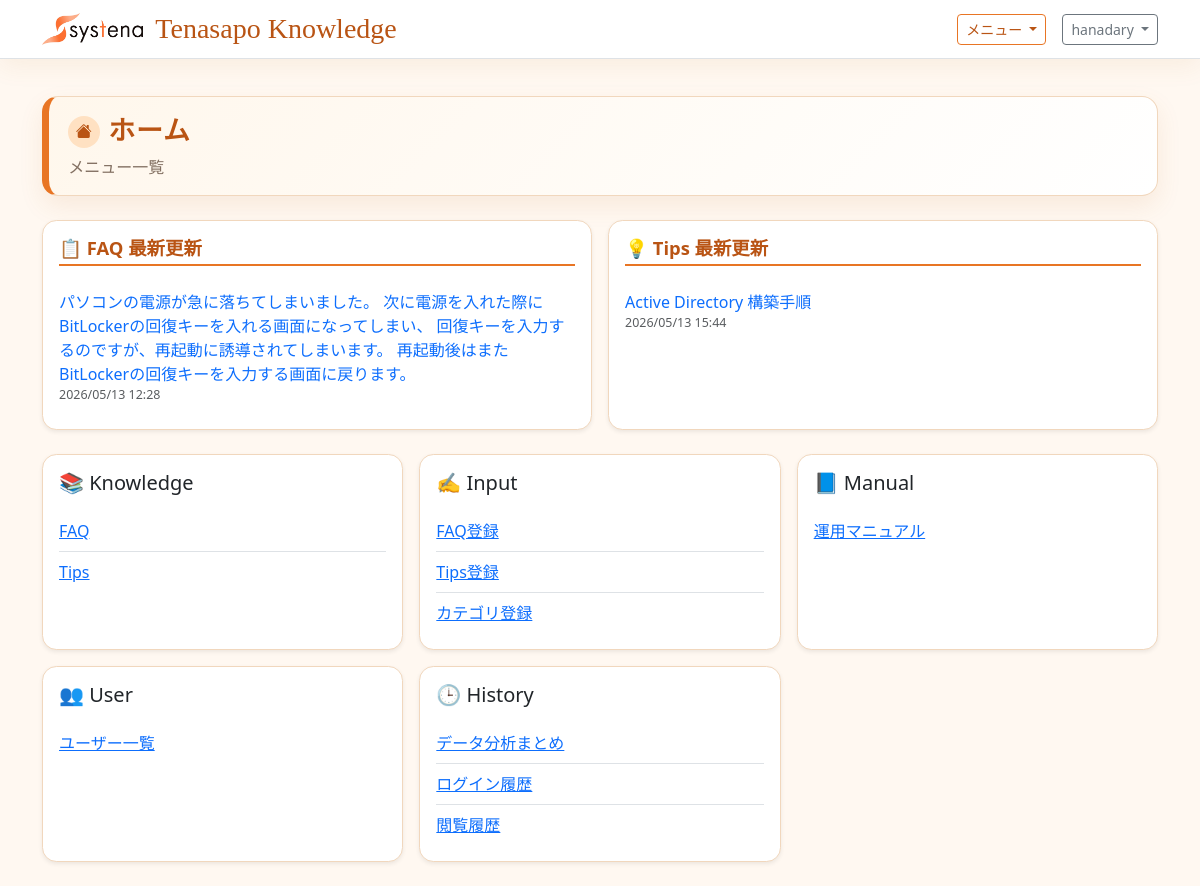
Screenshot of / (signed in) with the database file from the repository.
### tenasapo_knowledge/models.py (models this page shows, shortened)
class KnowledgeArticle(models.Model):
    title = models.CharField('タイトル', max_length=200)
    category = models.CharField('カテゴリ', max_length=120, blank=True)
    customer = models.ForeignKey(
        Customer,
        on_delete=models.SET_NULL,
        null=True,
        blank=True,
        related_name='articles',
        verbose_name='顧客',
    )
    summary = models.TextField('概要', blank=True)
    body = models.TextField('本文')
    is_published = models.BooleanField('公開', default=True)
    is_approved = models.BooleanField('承認済み', default=True)
    visible_to_customer = models.BooleanField('カスタマーユーザー向け表示', default=True)
    visible_to_systena = models.BooleanField('システナユーザー向け表示', default=True)
    answer_view_count = models.PositiveIntegerField('回答表示回数', default=0)
    published_at = models.DateTimeField('公開日時', default=timezone.now)
    source_published_at = models.DateField('ソース公開日', null=True, blank=True)
    expires_on = models.DateField('掲載期限', null=True, blank=True, default=default_expires_on)
    created_by = models.ForeignKey(
        settings.AUTH_USER_MODEL,
        on_delete=models.SET_NULL,
        null=True,
        blank=True,
        related_name='created_knowledge_articles',
        verbose_name='作成者',
    )
    created_by_name = models.CharField('投稿者名', max_length=150, blank=True)
    approved_by = models.ForeignKey(
        settings.AUTH_USER_MODEL,
        on_delete=models.SET_NULL,
        null=True,
        blank=True,
        related_name='approved_knowledge_articles',
        verbose_name='承認者',
    )
    approved_by_name = models.CharField('承認者名', max_length=150, blank=True)
    created_at = models.DateTimeField('作成日時', auto_now_add=True)
    updated_at = models.DateTimeField('更新日時', auto_now=True)
    class Meta:
        verbose_name = 'ナレッジ記事'
        verbose_name_plural = 'ナレッジ記事'
        ordering = ['-published_at', '-created_at']

class TipsArticle(models.Model):
    title = models.CharField('タイトル', max_length=200)
    target_os = models.CharField('対象OS', max_length=120, blank=True)
    category = models.CharField('カテゴリ', max_length=120, blank=True)
    body = models.TextField('内容')
    pdf_file = models.FileField('PDFファイル', upload_to='tips_attachments/%Y/%m/', blank=True)
    is_published = models.BooleanField('公開', default=True)
    is_approved = models.BooleanField('承認済み', default=True)
    visible_to_customer = models.BooleanField('カスタマーユーザー向け表示', default=True)
    visible_to_systena = models.BooleanField('システナユーザー向け表示', default=True)
    published_at = models.DateTimeField('公開日時', default=timezone.now)
    source_published_at = models.DateField('ソース公開日', null=True, blank=True)
    expires_on = models.DateField('掲載期限', null=True, blank=True, default=default_expires_on)
    created_by = models.ForeignKey(
        settings.AUTH_USER_MODEL,
        on_delete=models.SET_NULL,
        null=True,
        blank=True,
        related_name='created_tips_articles',
        verbose_name='作成者',
    )
    created_by_name = models.CharField('投稿者名', max_length=150, blank=True)
    approved_by = models.ForeignKey(
        settings.AUTH_USER_MODEL,
        on_delete=models.SET_NULL,
        null=True,
        blank=True,
        related_name='approved_tips_articles',
        verbose_name='承認者',
    )
    approved_by_name = models.CharField('承認者名', max_length=150, blank=True)
    created_at = models.DateTimeField('作成日時', auto_now_add=True)
    updated_at = models.DateTimeField('更新日時', auto_now=True)
    class Meta:
        verbose_name = 'Tips'
        verbose_name_plural = 'Tips'
        ordering = ['-published_at', '-created_at']

### tenasapo_knowledge/views.py (the view)
# urls.py: path('', HomeView.as_view(), name='home'),
class HomeView(TemplateView):
    template_name = 'tenasapo_knowledge/home.html'
    def get_context_data(self, **kwargs):
        context = super().get_context_data(**kwargs)
        user = self.request.user
        is_admin = user.is_staff or user.is_superuser
        faq_qs = (
            KnowledgeArticle.objects.filter(is_published=True)
            .filter(active_until_filter())
            .filter(visible_to_any_account_filter())
        )
        tips_qs = (
            TipsArticle.objects.filter(is_published=True)
            .filter(active_until_filter())
            .filter(visible_to_any_account_filter())
        )
        is_systena = in_group(user, SYSTENA_GROUP_NAME)
        is_reviewer = in_group(user, REVIEWER_GROUP_NAME)
        if not is_admin and not is_systena and not is_reviewer:
            faq_qs = faq_qs.filter(visible_to_customer=True)
            tips_qs = tips_qs.filter(visible_to_customer=True)
            if FAQ_APPROVAL_ENABLED:
                faq_qs = faq_qs.filter(is_approved=True)
                tips_qs = tips_qs.filter(is_approved=True)
        context['recent_faqs'] = faq_qs.order_by('-updated_at')[:3]
        context['recent_tips'] = tips_qs.order_by('-updated_at')[:3]
        menu_groups = [
            {
                'name': 'Knowledge',
                'icon': '📚',
                'items': [
                    {'label': 'FAQ', 'url_name': 'article_list'},
                    {'label': 'Tips', 'url_name': 'tip_list'},
                ],
            },
            {'name': 'Input', 'icon': '✍️', 'items': []},
            {'name': 'Manual', 'icon': '📘', 'items': []},
            {'name': 'User', 'icon': '👥', 'items': []},
            {'name': 'History', 'icon': '🕒', 'items': []},
        ]
        if is_admin:
            menu_groups[1]['items'].extend(
                [
                    {'label': 'FAQ登録', 'url_name': 'article_create'},
                    {'label': 'Tips登録', 'url_name': 'tip_create'},
                    {'label': 'カテゴリ登録', 'url_name': 'category_create'},
                ]
            )
            menu_groups[2]['items'].append({'label': '運用マニュアル', 'url_name': 'manual_list'})
            menu_groups[3]['items'].append({'label': 'ユーザー一覧', 'url_name': 'user_list'})
            menu_groups[4]['items'].extend(
                [
                    {'label': 'データ分析まとめ', 'url_name': 'summary'},
                    {'label': 'ログイン履歴', 'url_name': 'login_history_list'},
                    {'label': '閲覧履歴', 'url_name': 'view_history_list'},
                ]
            )
        context['menu_groups'] = [group for group in menu_groups if group['items']]
        return context

### tenasapo_knowledge/views.py (called while the page is built)
def in_group(user, group_name):
    return user.is_authenticated and user.groups.filter(name=group_name).exists()

def visible_to_any_account_filter():
    return Q(visible_to_customer=True) | Q(visible_to_systena=True)

def active_until_filter(base_date=None):
    target_date = base_date or timezone.localdate()
    return Q(expires_on__isnull=True) | Q(expires_on__gte=target_date)

### tenasapo_knowledge/templates/tenasapo_knowledge/home.html (shortened to what this page needs)
{% extends "base.html" %}
{% block content %}
<div class="page-title-panel mb-4">
    <h1 class="page-title-main mb-1 d-flex align-items-center gap-2">
        <span class="page-title-icon"><i class="bi bi-house-fill"></i></span>ホーム
    </h1>
    <p class="page-title-sub">メニュー一覧</p>
</div>
{% if recent_faqs or recent_tips %}
<div class="row g-3 mb-4">
    {% if recent_faqs %}
    <div class="col-12 col-md-6">
        <div class="card shadow-sm h-100">
            <div class="card-body">
                <h2 class="h6 mb-3 faq-group-title">📋 FAQ 最新更新</h2>
                <ul class="list-group list-group-flush">
                    {% for article in recent_faqs %}
                    <li class="list-group-item px-0">
                        <a href="{% url 'article_list' %}" class="text-decoration-none">{{ article.title }}</a>
                        <div class="text-muted" style="font-size:0.78rem;">{{ article.updated_at|date:"Y/m/d H:i" }}</div>
                    </li>
                    {% endfor %}
                </ul>
            </div>
        </div>
    </div>
    {% endif %}
    {% if recent_tips %}
    <div class="col-12 col-md-6">
        <div class="card shadow-sm h-100">
            <div class="card-body">
                <h2 class="h6 mb-3 faq-group-title">💡 Tips 最新更新</h2>
                <ul class="list-group list-group-flush">
                    {% for tip in recent_tips %}
                    <li class="list-group-item px-0">
                        <a href="{% url 'tip_list' %}" class="text-decoration-none">{{ tip.title }}</a>
                        <div class="text-muted" style="font-size:0.78rem;">{{ tip.updated_at|date:"Y/m/d H:i" }}</div>
                    </li>
                    {% endfor %}
                </ul>
            </div>
        </div>
    </div>
    {% endif %}
</div>
{% endif %}
<div class="row g-3">
    {% for group in menu_groups %}
        <div class="col-12 col-md-6 col-xl-4">
            <div class="card shadow-sm h-100">
                <div class="card-body">
                    <h2 class="h5 mb-3">{{ group.icon }} {{ group.name }}</h2>
                    <ul class="list-group list-group-flush">
                        {% for item in group.items %}
                            <li class="list-group-item px-0">
                                <a href="{% url item.url_name %}">{{ item.label }}</a>
                            </li>
                        {% endfor %}
                    </ul>
                </div>
            </div>
        </div>
    {% endfor %}
    </div>
{% endblock %}

### templates/base.html (shortened to what this page needs)
{% load static %}
<!doctype html>
<html lang="ja">
<head>
    <link href="https://cdn.jsdelivr.net/npm/bootstrap@5.3.3/dist/css/bootstrap.min.css" rel="stylesheet">
    <link href="https://cdn.jsdelivr.net/npm/bootstrap-icons@1.11.3/font/bootstrap-icons.min.css" rel="stylesheet">
</head>
<body>
    <nav class="navbar navbar-expand-lg border-bottom fixed-top">
        <div class="container">
            <a class="navbar-brand brand-title" href="{% url 'home' %}">
                <img class="brand-logo" src="{% static 'systena_logo.png' %}" alt="Systena">
                <span>Tenasapo Knowledge</span>
            </a>
            {% if user.is_authenticated %}
                <div class="d-flex align-items-center gap-3">
                    <div class="dropdown">
                        <button class="btn btn-outline-primary btn-sm dropdown-toggle" type="button" data-bs-toggle="dropdown" aria-expanded="false">
                            メニュー
                        </button>
                    </div>
                    <div class="dropdown">
                        <button class="btn btn-outline-secondary btn-sm dropdown-toggle" type="button" data-bs-toggle="dropdown" aria-expanded="false">
                            {{ user.get_username }}
                        </button>
                    </div>
                </div>
            {% endif %}
        </div>
    </nav>
    <main class="container py-4">
        {% block content %}{% endblock %}
    </main>
</body>
</html>

### templates/base.html (style rules this page uses)
:root { --tk-bg: #fff8f1; --tk-surface: #ffffff; --tk-surface-warm: #fff1df; --tk-primary: #e87524; --tk-primary-dark: #b95414; --tk-primary-soft: #ffe1c2; --tk-text: #3b3129; --tk-muted: #826f61; --tk-border: #f1d7bd; }
body { background: var(--tk-bg); color: var(--tk-text); font-family: "Yu Gothic", "Hiragino Maru Gothic ProN", "Meiryo", system-ui, sans-serif; padding-top: 4.5rem; }
.navbar { background: rgba(255, 255, 255, 0.94); border-color: var(--tk-border); box-shadow: 0 8px 24px rgba(184, 112, 39, 0.08); backdrop-filter: blur(8px); }
.brand-title { display: inline-flex; align-items: center; gap: 0.75rem; font-family: "Brush Script MT", "Segoe Script", "Lucida Handwriting", cursive; font-size: 1.75rem; font-weight: 400; letter-spacing: 0; line-height: 1; color: var(--tk-primary-dark); }
.brand-logo { display: block; width: auto; height: 2rem; object-fit: contain; }
.btn-outline-primary { --bs-btn-color: var(--tk-primary-dark); --bs-btn-border-color: var(--tk-primary); --bs-btn-hover-bg: var(--tk-primary); --bs-btn-hover-border-color: var(--tk-primary); --bs-btn-active-bg: var(--tk-primary-dark); --bs-btn-active-border-color: var(--tk-primary-dark); }
.dropdown-menu, .card, .accordion { border-color: var(--tk-border); border-radius: 0.9rem; }
.faq-group-title { color: var(--tk-primary-dark); font-size: 1.15rem; font-weight: 700; margin: 0 0 0.65rem; padding-bottom: 0.35rem; border-bottom: 2px solid var(--tk-primary); }
.page-title-panel { background: linear-gradient(135deg, #fff7ec 0%, #ffffff 100%); border: 1px solid var(--tk-border); border-left: 0.45rem solid var(--tk-primary); border-radius: 1rem; box-shadow: 0 10px 24px rgba(184, 112, 39, 0.1); padding: 1rem 1.2rem; }
.page-title-main { color: var(--tk-primary-dark); font-family: "Zen Maru Gothic", "Hiragino Maru Gothic ProN", "Rounded Mplus 1c", "BIZ UDPGothic", sans-serif; font-size: clamp(1.2rem, 1rem + 0.9vw, 1.7rem); font-weight: 700; letter-spacing: 0.04em; margin: 0; line-height: 1.4; }
.page-title-icon { display: inline-flex; align-items: center; justify-content: center; width: 2rem; height: 2rem; background: var(--tk-primary-soft); border-radius: 50%; font-size: 1rem; color: var(--tk-primary-dark); flex-shrink: 0; }
.page-title-sub { color: var(--tk-muted); margin: 0; }

### rows the page displays
KnowledgeArticle: title "パソコンの電源が急に落ちてしまいました。 次に電源を入れた際にBitLockerの回復キーを入れる画面になってしまい、 回復キーを入力するのですが、再起動に誘導されてしまいます。 再起動後はまたBitLockerの回復キーを入力する画面に戻ります。", updated_at "2026/05/13 12:28"
TipsArticle: title "Active Directory 構築手順", updated_at "2026/05/13 15:44"

### other values shown
{{ user.get_username }} "hanadary"
{{ group.icon }} "📚" "✍️" "📘" "👥" "🕒"
{{ group.name }} "Knowledge" "Input" "Manual" "User" "History"
{{ item.label }} "FAQ" "Tips" "FAQ登録" "Tips登録" "カテゴリ登録" "運用マニュアル" "ユーザー一覧" "データ分析まとめ" "ログイン履歴" "閲覧履歴"
